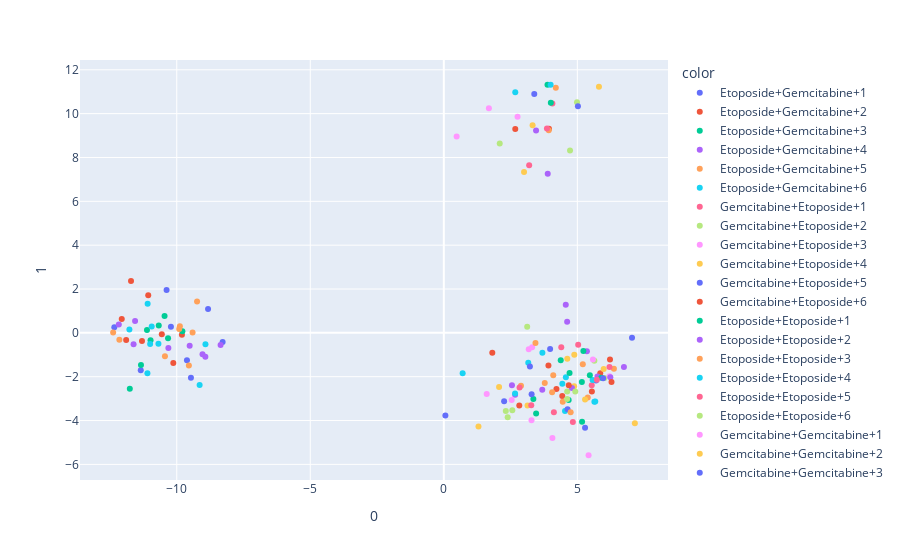

Write notebook code for a chart like this one.
### Code cell
import plotly.express as px
from sklearn.decomposition import PCA
from sklearn.preprocessing import StandardScaler
model = LinearDiscriminantAnalysis(n_components=4)
y2=[]
for i in range(24):
    y2.append('DNA')
for j in range(24):
    y2.append('MT')
for k in range(24):
    y2.append('HSP')
for m in range(24):
    y2.append('PROT')
for n in range(24):
    y2.append('HDAC')
for k in range(48):
    y2.append("DMSO")
#model.fit(X_drug, y)
#X_drug2 = model.transform(X_drug)
X_drug3=training.iloc[:,2:240].values
X_drug3=model.fit(X_drug3,y2).transform(X_drug3)
fig = px.scatter(X_drug3, x=0, y=1, color=training['drug_name'])
fig.show()
#these 5 groups are very clearly separated, as we can see in the image
